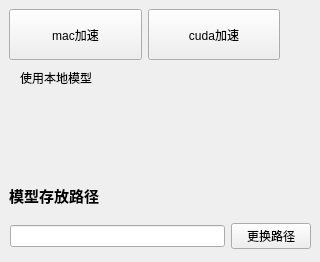
                        <widget class="QWidget" name="page_10">
                            <widget class="QLabel" name="label_16">
                                <property name="geometry">
                                    <rect>
                                        <x>20</x>
                                        <y>70</y>
                                        <width>121</width>
                                        <height>16</height>
                                    </rect>
                                </property>
                                <property name="text">
                                    <string>使用本地模型</string>
                                </property>
                            </widget>
                            <widget class="QLabel" name="label_17">
                                <property name="geometry">
                                    <rect>
                                        <x>9</x>
                                        <y>184</y>
                                        <width>90</width>
                                        <height>20</height>
                                    </rect>
                                </property>
                                <property name="text">
                                    <string>&lt;html&gt;&lt;head/&gt;&lt;body&gt;&lt;p&gt;&lt;span style=&quot;
                                        font-size:11pt; font-weight:700;&quot;&gt;模型存放路径&lt;/span&gt;&lt;/p&gt;&lt;/body&gt;&lt;/html&gt;
                                    </string>
                                </property>
                            </widget>
                            <widget class="QWidget" name="layoutWidget_4">
                                <property name="geometry">
                                    <rect>
                                        <x>9</x>
                                        <y>9</y>
                                        <width>271</width>
                                        <height>51</height>
                                    </rect>
                                </property>
                                <layout class="QHBoxLayout" name="model_func">
                                    <item>
                                        <widget class="QPushButton" name="mac_fast">
                                            <property name="sizePolicy">
                                                <sizepolicy hsizetype="Minimum" vsizetype="Minimum">
                                                    <horstretch>0</horstretch>
                                                    <verstretch>0</verstretch>
                                                </sizepolicy>
                                            </property>
                                            <property name="text">
                                                <string>mac加速</string>
                                            </property>
                                        </widget>
                                    </item>
                                    <item>
                                        <widget class="QPushButton" name="cuda_fust">
                                            <property name="sizePolicy">
                                                <sizepolicy hsizetype="Minimum" vsizetype="Minimum">
                                                    <horstretch>0</horstretch>
                                                    <verstretch>0</verstretch>
                                                </sizepolicy>
                                            </property>
                                            <property name="text">
                                                <string>cuda加速</string>
                                            </property>
                                        </widget>
                                    </item>
                                </layout>
                            </widget>
                            <widget class="QWidget" name="layoutWidget_5">
                                <property name="geometry">
                                    <rect>
                                        <x>10</x>
                                        <y>220</y>
                                        <width>301</width>
                                        <height>33</height>
                                    </rect>
                                </property>
                                <layout class="QHBoxLayout" name="horizontalLayout_12">
                                    <item>
                                        <widget class="QLineEdit" name="model_save_path"/>
                                    </item>
                                    <item>
                                        <widget class="QPushButton" name="setting_model_change_dir">
                                            <property name="text">
                                                <string>更换路径</string>
                                            </property>
                                        </widget>
                                    </item>
                                </layout>
                            </widget>
                        </widget>
